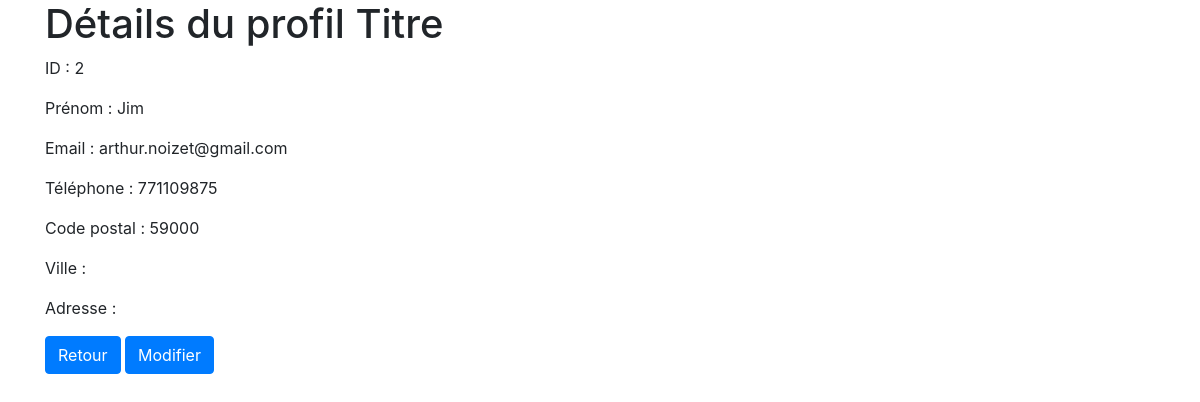
The app's page /DetailsUsers.php?id=2, older data.
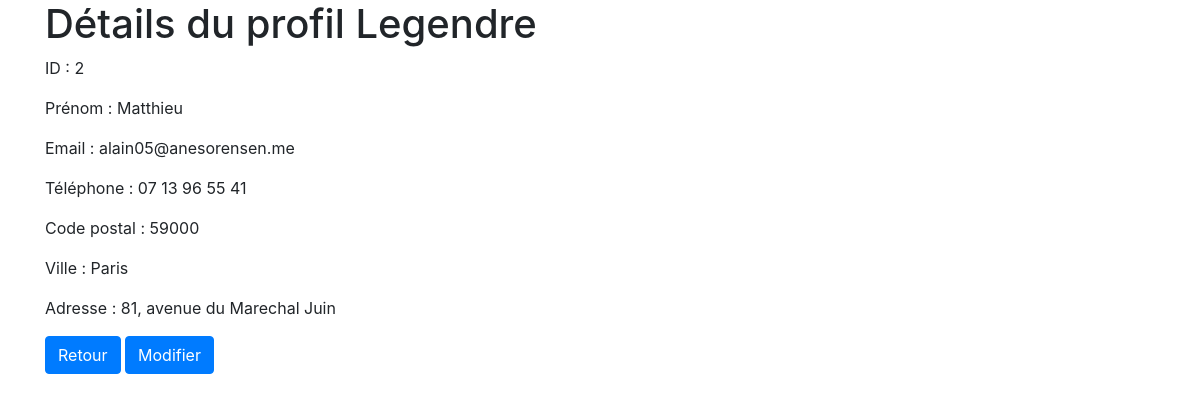
The same page, newer data.
### tables this page shows
CREATE TABLE `users` (
  `id` int NOT NULL,
  `firstname` varchar(255) DEFAULT NULL,
  `name` varchar(50) NOT NULL,
  `password` varchar(255) DEFAULT NULL,
  `email` varchar(50) DEFAULT NULL,
  `postcode` varchar(5) DEFAULT NULL,
  `ville` varchar(255) DEFAULT NULL,
  `address` text,
  `phone` varchar(20) DEFAULT NULL,
  `admin` int DEFAULT NULL
);

### DetailsUsers.php (the view, shortened to what this page needs)
<?php
if(isset($_GET['id']) && !empty($_GET['id'])){
    require_once('connect.php');
    $id = strip_tags($_GET['id']);
    $sql = 'SELECT * FROM `users` WHERE `id` = :id;';
    $query = $db->prepare($sql);
    $query->bindValue(':id', $id, PDO::PARAM_INT);
    $query->execute();
    $produit = $query->fetch();
}else{
    $_SESSION['erreur'] = "URL invalide";
    header('Location: AdminUsers.php');
}
?>
<!DOCTYPE html>
<html lang="fr">
<head>
    <link rel="stylesheet" href="https://stackpath.bootstrapcdn.com/bootstrap/4.4.1/css/bootstrap.min.css">
</head>
<body>
    <main class="container">
        <div class="row">
            <section class="col-12">
                <h1>Détails du profil <?= $produit['name'] ?></h1>
                <p>ID : <?= $produit['id'] ?></p>
                <p>Prénom : <?= $produit['firstname'] ?></p>
                <p>Email : <?= $produit['email'] ?></p>
                <p>Téléphone : <?= $produit['phone'] ?></p>
                <p>Code postal : <?= $produit['postcode'] ?></p>
                <p>Ville : <?= $produit['ville'] ?></p>
                <p>Adresse : <?= $produit['address'] ?></p>
                <p><a href="AdminUsers.php" class="btn btn-primary">Retour</a> <a href="EditUsers.php?id=<?= $produit['id'] ?>" class="btn btn-primary">Modifier</a></p>
            </section>
        </div>
    </main>
</body>
</html>

Row changes from the older to the newer data that the page shows:
changed users id 2: name "Titre" → "Legendre"; firstname "Jim" → "Matthieu"; email "arthur.noizet@gmail.com" → "alain05@anesorensen.me"; phone "771109875" → "07 13 96 55 41"; ville (not shown) → "Paris"; address (not shown) → "81, avenue du Marechal Juin"
